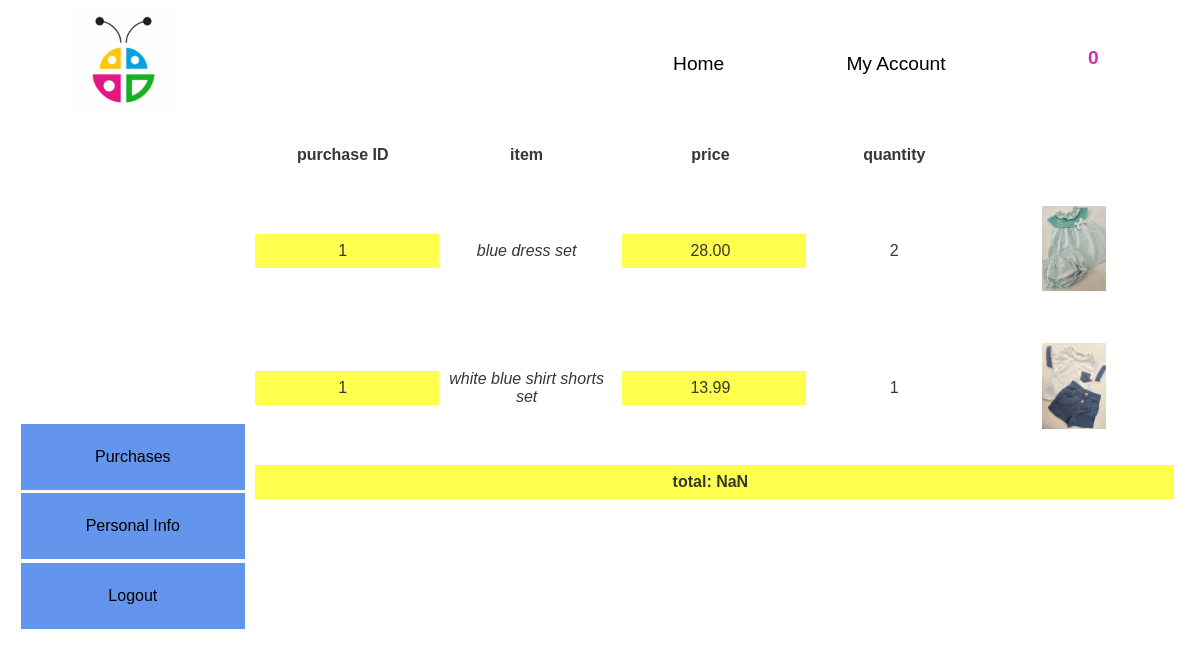
Screenshot of /account_page/login_page.php (signed in) with the database file from the repository.
### tables this page shows
CREATE TABLE `Encomendas` (
  `id` int(11) NOT NULL AUTO_INCREMENT,
  `user` varchar(50) DEFAULT NULL,
  PRIMARY KEY (`id`),
  KEY `user` (`user`),
  CONSTRAINT `Encomendas_ibfk_1` FOREIGN KEY (`user`) REFERENCES `Utilizadores` (`username`)
);

CREATE TABLE `encomenda_info` (
  `encomenda` int(11) NOT NULL,
  `product` int(11) NOT NULL,
  `quantity` smallint(6) NOT NULL,
  PRIMARY KEY (`encomenda`,`product`),
  KEY `product` (`product`),
  CONSTRAINT `encomenda_info_ibfk_2` FOREIGN KEY (`product`) REFERENCES `Produtos` (`id`),
  CONSTRAINT `encomenda_info_ibfk_3` FOREIGN KEY (`encomenda`) REFERENCES `Encomendas` (`id`)
);

CREATE TABLE `Produtos` (
  `id` int(11) NOT NULL AUTO_INCREMENT,
  `name` varchar(255) NOT NULL,
  `price` float(6,2) DEFAULT NULL,
  `stock` int(11) DEFAULT NULL,
  `picture` varchar(255) DEFAULT NULL,
  PRIMARY KEY (`id`)
);

### account_page/clientAccPage.php (the view, shortened to what this page needs)
<div id="sidemenu">
    <ul>
        <li><button class="sidemenuChoice">Purchases</button></li>
        <li><button class="sidemenuChoice">Personal Info</button></li>
        <li><a href='logout.php' class="sidemenuChoice logoutBtn">Logout</a></li>
    </ul>
</div>
<div class="purchasesInfo">
    <?php
    include_once "../includes/connection.php";
    if($conn) {
        $purchases_num = mysqli_query($conn, sprintf("select e.id from Encomendas e WHERE user='%s' GROUP BY e.id;", $_SESSION['loggedUser']['username']));
        while($row = mysqli_fetch_assoc($purchases_num)) {
            $pNum[] = $row;
        }
        foreach($pNum as $array) {
            foreach($array as $value) {
                echo "<table class='purchasesTable'>";
                echo "<thead>";
                $purchases_query = sprintf("SELECT e.id as 'purchase ID', p.name as 'item', p.price*i.quantity as price, i.quantity, p.picture FROM Produtos p INNER JOIN encomenda_info i ON i.product = p.id INNER JOIN Encomendas e ON e.id = i.encomenda WHERE e.id='%s';", $value);
                $get_purchases = mysqli_query($conn, $purchases_query);
                $new_get_purchases = mysqli_query($conn, $purchases_query);
                echo "<tr>";
                foreach(mysqli_fetch_assoc($new_get_purchases) as $key => $value) {
                    if($key === 'picture') {
                        echo "<th></th>";
                    } else {
                        echo "<th>".$key."</th>";
                    }
                }
                echo "</tr></thead>";
                echo "<tbody>";
                while($row = mysqli_fetch_assoc($get_purchases)) {
                    echo "<tr>";
                    foreach($row as $key => $value) {
                        if($key==='picture') {
                            echo "<td><img src='../".$value."'/></td>";
                        } elseif($key==='total'){
                        }
                        else {
                            echo "<td>".$value."</td>";
                        }
                    }
                    echo "</tr>";
                }
                echo <<<lastRow
                <tr>
                <td></td>
                </tr>
                </tbody>
                </table>
lastRow;
            }
        }
    }
    ?>
</div>

### css/index.css (style rules this page uses)
* { font-family: arial; scroll-behavior: smooth; }
a { text-decoration: none; color: inherit; }

### css/login.css (style rules this page uses)
* { font-family: arial; }
.purchasesInfo { flex: 4; display: flex; color: rgb(54, 54, 54); margin-bottom: 2em; transition: 400ms; flex-direction: column; text-align: center; }
.purchasesTable { margin-bottom: 1em; text-align: center; animation: 1s ease 0s 1 loadPage2; }
.purchasesTable * { padding: 0.5em; padding-right: 1em; }
td img { width: 4em; }
.purchasesTable tr { display: flex; justify-content: space-evenly; align-items: center; }
.purchasesTable td { flex: 1; }
.purchasesTable th { flex: 1; }
.purchasesTable td:nth-child(1) { background-color: rgb(255, 255, 77); }
.purchasesTable td:nth-child(3) { background-color: rgb(255, 255, 77); }
.purchasesTable td:nth-child(2) { font-style: italic; }
.purchasesTable tbody tr:last-child { font-weight: bold; }
#sidemenu { flex: 1; display: flex; align-self: start; justify-content: center; align-items: center; text-align: center; z-index: 22; position: sticky; top: 0; height: 100vh; }
#sidemenu ul { flex: 1; display: flex; flex-direction: column; padding: 0; }
#sidemenu ul li { display: flex; flex: 1; list-style: none; margin-bottom: .2em; padding: 0; }
.sidemenuChoice { width: 100%; color: white transition: bottom 300ms ease-in; border: none; padding: 1.5em 0; font-size: 1em; margin-left: .8em; background-color: rgba(100, 149, 237, 1); background-size: 50%; background-position: center; }

### rows the page displays
encomendas: key "purchase ID", key "item", key "price", key "quantity"
encomenda_info: encomenda "1", product.name "blue dress set", value "28.00", quantity "2", product.picture (picture)
encomenda_info: encomenda "1", product.name "white blue shirt shorts set", value "13.99", quantity "1", product.picture (picture)

### other values shown
$_SESSION['itemsNum'] "0"
